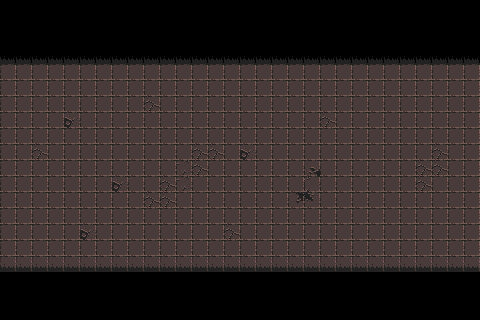

Below is a game level as drawn by its tile map, then a one-line description and the .tmx file that defines it, in full:
An orthogonal 30x20 tile map with 16x16 px tiles, 1 tile layer (Tile Layer 1).

<map version="1.10" tiledversion="1.11.2" orientation="orthogonal" renderorder="right-down" width="30" height="20" tilewidth="16" tileheight="16" infinite="0" nextlayerid="2" nextobjectid="1">
 <editorsettings>
  <export target="battle.lua" format="lua" />
 </editorsettings>
 <tileset firstgid="1" name="Dungeon_Tileset" tilewidth="16" tileheight="16" tilecount="49" columns="7">
  <image source="../assets/0x72_DungeonTilesetII_v1.7/atlas_floor-16x16.png" width="112" height="112" />
 </tileset>
 <layer id="1" name="Tile Layer 1" width="30" height="20">
  <data encoding="csv">
0,0,0,0,0,0,0,0,0,0,0,0,0,0,0,0,0,0,0,0,0,0,0,0,0,0,0,0,0,0,
0,0,0,0,0,0,0,0,0,0,0,0,0,0,0,0,0,0,0,0,0,0,0,0,0,0,0,0,0,0,
0,0,0,0,0,0,0,0,0,0,0,0,0,0,0,0,0,0,0,0,0,0,0,0,0,0,0,0,0,0,
28,28,28,28,28,28,28,28,28,28,28,28,28,28,28,28,28,28,28,28,28,28,28,28,28,28,28,28,28,28,
1,1,1,1,1,1,1,1,1,1,1,1,1,1,1,1,1,1,1,1,1,1,1,1,1,1,1,1,1,1,
1,1,1,1,1,1,1,1,1,1,1,1,1,1,1,1,1,1,1,1,1,1,1,1,1,1,1,1,1,1,
1,1,1,1,1,1,1,1,1,2,1,1,1,1,1,1,1,1,1,1,1,1,1,1,1,1,1,1,1,1,
1,1,1,1,8,1,1,1,1,1,1,1,1,1,1,1,1,1,1,1,2,1,1,1,1,1,1,1,1,1,
1,1,1,1,1,1,1,1,1,1,1,1,1,1,1,1,1,1,1,1,1,1,1,1,1,1,1,1,1,1,
1,1,2,1,1,1,1,1,1,1,1,1,2,2,1,8,1,1,1,1,1,1,1,1,1,1,1,2,1,1,
1,1,1,1,1,1,1,1,1,1,1,3,2,1,1,1,1,1,1,10,1,1,1,1,1,1,2,2,1,1,
1,1,1,1,1,1,1,8,1,1,2,3,1,1,1,1,1,1,1,9,1,1,1,1,1,1,2,1,1,1,
1,1,1,1,1,1,1,1,1,2,2,1,1,1,1,1,1,1,15,16,1,1,1,1,1,1,1,1,1,1,
1,1,1,1,1,1,1,1,1,1,1,1,1,1,1,1,1,1,1,1,1,1,1,1,1,1,1,1,1,1,
1,1,1,1,1,8,1,1,1,1,1,1,1,1,2,1,1,1,1,1,1,1,1,1,1,1,1,1,1,1,
1,1,1,1,1,1,1,1,1,1,1,1,1,1,1,1,1,1,1,1,1,1,1,1,1,1,1,1,1,1,
21,21,21,21,21,21,21,21,21,21,21,21,21,21,21,21,21,21,21,21,21,21,21,21,21,21,21,21,21,21,
0,0,0,0,0,0,0,0,0,0,0,0,0,0,0,0,0,0,0,0,0,0,0,0,0,0,0,0,0,0,
0,0,0,0,0,0,0,0,0,0,0,0,0,0,0,0,0,0,0,0,0,0,0,0,0,0,0,0,0,0,
0,0,0,0,0,0,0,0,0,0,0,0,0,0,0,0,0,0,0,0,0,0,0,0,0,0,0,0,0,0
</data>
 </layer>
</map>
